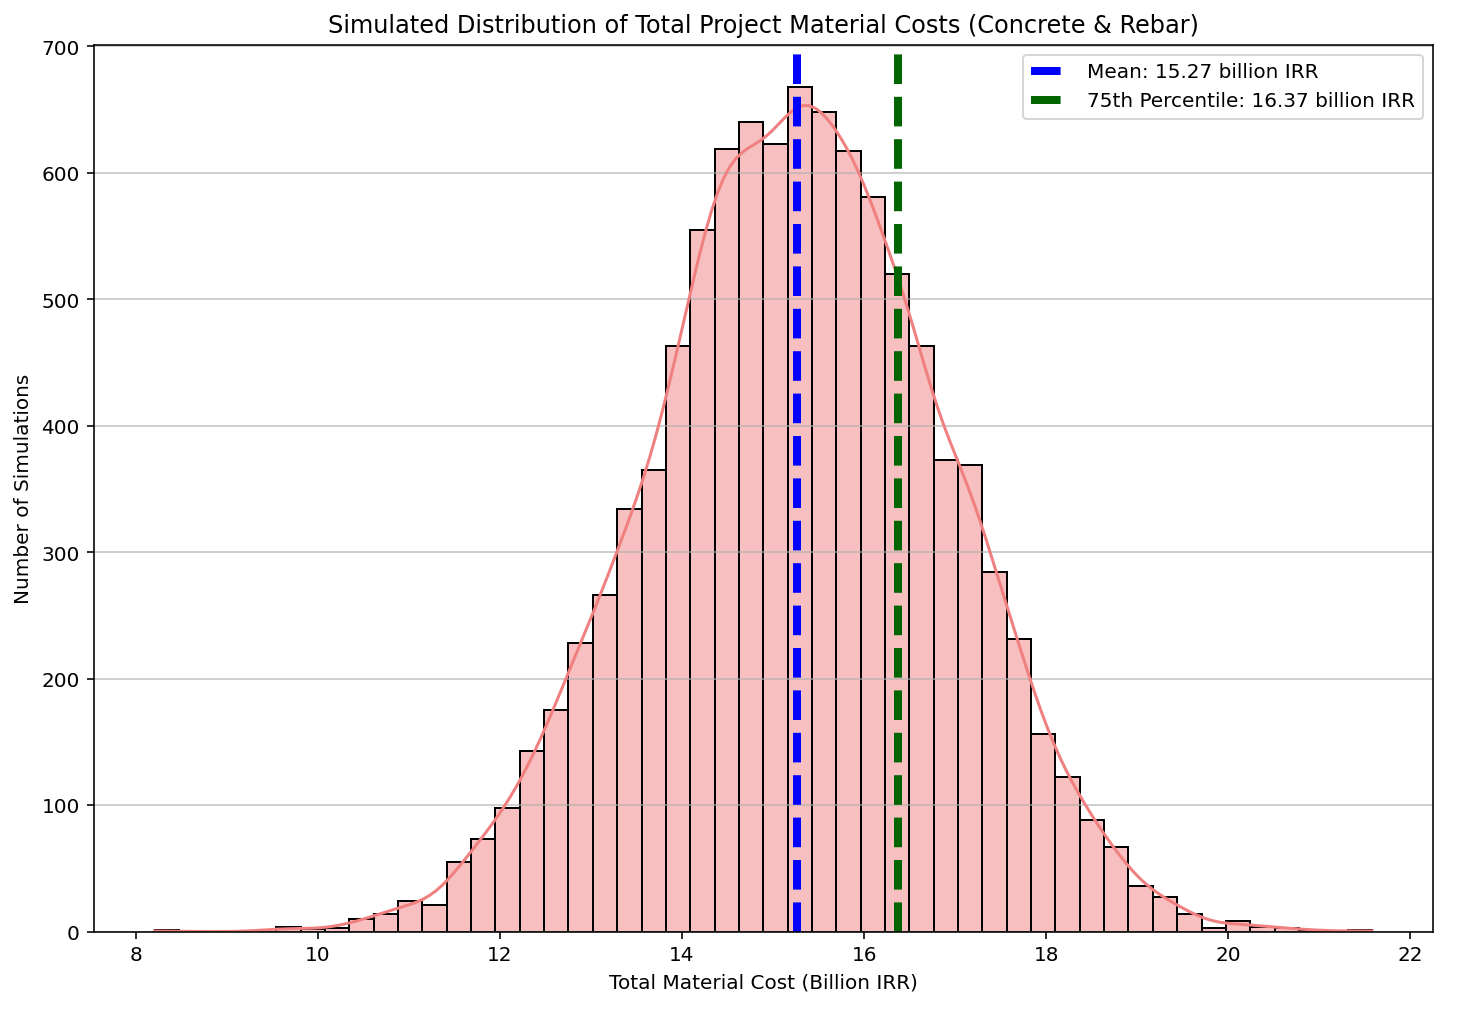

Here is the Python script that generated this plot:
"""
This example demonstrates how to manage financial uncertainty in a construction project,
 focusing on concrete and rebar costs. We'll use a Monte Carlo simulation to account for
 price fluctuations of these key materials.
Hypothetical Project Scenario:
A building construction project requiring concrete for various elements (foundations, columns, slabs)
 and rebar for reinforcement.
Assumptions:
 + Consumption:
   - Concrete: 1500 cubic meters (m³)
   - Rebar: 500 tons
 + Base Price (Initial Estimate):
   - Concrete: 3,500,000 IRR per m³
   - Rebar: 20,000,000 IRR per ton
 + Uncertainty (Standard Deviation for Normal Distribution):
   - Concrete: 12% (i.e., 420,000 IRR per m³)
   - Rebar: 15% (i.e., 3,000,000 IRR per ton)
 + Number of Simulations: 10,000
------------------------------------------------
THIS PROGRAM WRITTEN BY SALAR DELAVAR GHASHGHAEI (QASHQAI)
EMAIL: salar.d.ghashghaei@gmail.com   
"""
import numpy as np
import matplotlib.pyplot as plt
import seaborn as sns

#%% --- Input Data ---
# Material Consumption
consumption_concrete = 1500  # cubic meters
consumption_rebar = 500      # tons

# Base Price (Expected Mean)
base_price_concrete = 3_500_000   # IRR per m3
base_price_rebar = 20_000_000     # IRR per ton

# Price Standard Deviation (Uncertainty) as a percentage of base price
std_dev_percent_concrete = 0.12  # 12%
std_dev_percent_rebar = 0.15     # 15%

# Calculate actual standard deviation
std_dev_concrete = base_price_concrete * std_dev_percent_concrete
std_dev_rebar = base_price_rebar * std_dev_percent_rebar

# Number of Simulations
num_simulations = 10000

#%% --- Monte Carlo Simulation ---
# Generate normal distribution for prices
# Ensure prices are not negative
simulated_prices_concrete = np.maximum(0, np.random.normal(base_price_concrete, std_dev_concrete, num_simulations))
simulated_prices_rebar = np.maximum(0, np.random.normal(base_price_rebar, std_dev_rebar, num_simulations))

# Calculate total material cost for each simulation
simulated_total_costs = (simulated_prices_concrete * consumption_concrete) + \
                        (simulated_prices_rebar * consumption_rebar)

# --- Analyze Results ---
# Mean predicted total cost
mean_simulated_cost = np.mean(simulated_total_costs)

# Minimum and maximum predicted cost
min_simulated_cost = np.min(simulated_total_costs)
max_simulated_cost = np.max(simulated_total_costs)

# Calculate percentiles (e.g., 25th, 50th, and 75th percentiles)
percentile_25 = np.percentile(simulated_total_costs, 25)
percentile_50 = np.percentile(simulated_total_costs, 50) # Median
percentile_75 = np.percentile(simulated_total_costs, 75)

#%% --- Display Results ---
print(f"Number of simulations: {num_simulations}")
print(f"\n--- Material Cost Simulation Results ---")
print(f"Mean predicted cost: {mean_simulated_cost:,.0f} IRR")
print(f"Minimum predicted cost: {min_simulated_cost:,.0f} IRR")
print(f"Maximum predicted cost: {max_simulated_cost:,.0f} IRR")
print(f"25th percentile (cost with 25% probability of being lower): {percentile_25:,.0f} IRR")
print(f"Median (50th percentile): {percentile_50:,.0f} IRR")
print(f"75th percentile (cost with 75% probability of being lower): {percentile_75:,.0f} IRR")

#%% --- Plotting the histogram of cost distribution ---
plt.figure(figsize=(12, 8))
sns.histplot(simulated_total_costs / 1_000_000_000, bins=50, kde=True, color='lightcoral') # Divide by one billion for better readability
plt.axvline(mean_simulated_cost / 1_000_000_000, color='blue', linestyle='dashed', linewidth=4, label=f'Mean: {mean_simulated_cost/1e9:,.2f} billion IRR')
plt.axvline(percentile_75 / 1_000_000_000, color='darkgreen', linestyle='dashed', linewidth=4, label=f'75th Percentile: {percentile_75/1e9:,.2f} billion IRR')
plt.title('Simulated Distribution of Total Project Material Costs (Concrete & Rebar)')
plt.xlabel('Total Material Cost (Billion IRR)')
plt.ylabel('Number of Simulations')
plt.legend()
plt.grid(axis='y', alpha=0.75)
plt.show()
